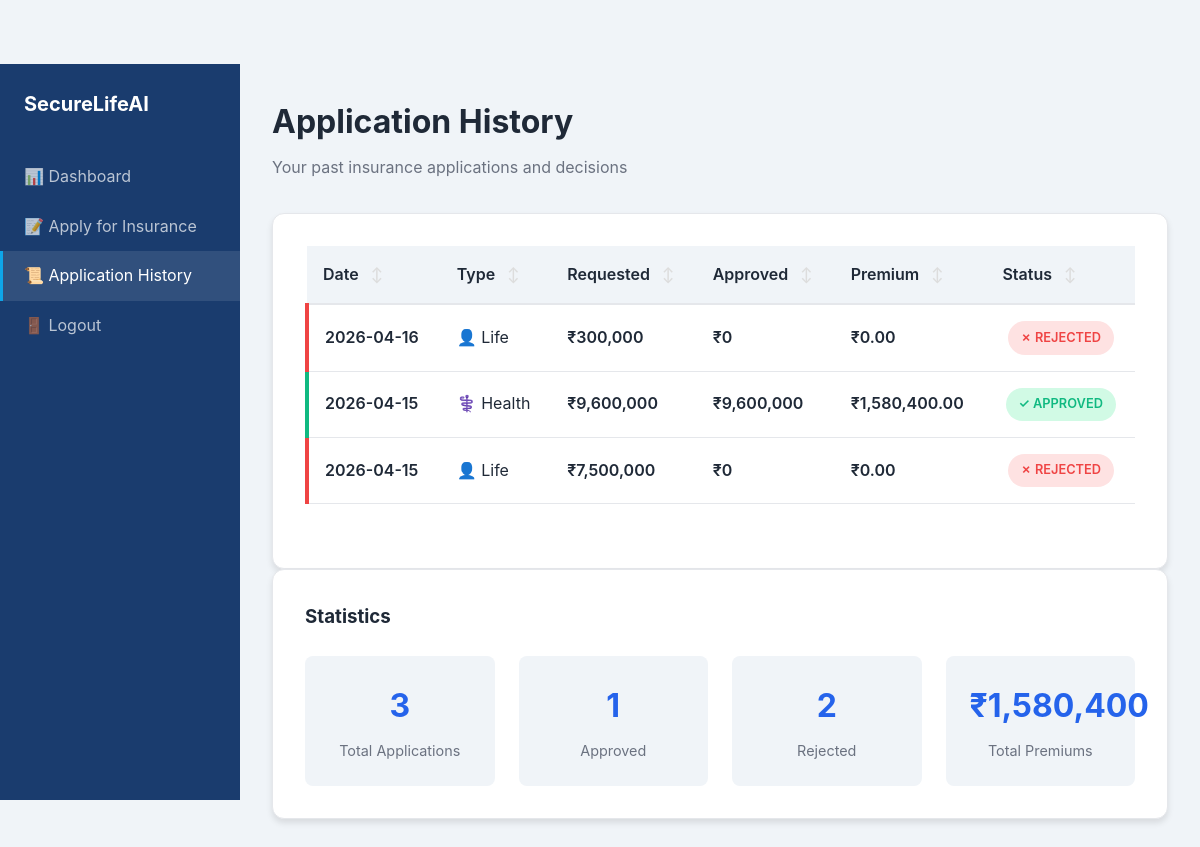
Screenshot of /history (signed in) with the database file from the repository.
### tables this page shows
CREATE TABLE applications (
            id INTEGER PRIMARY KEY AUTOINCREMENT,
            user_id INTEGER REFERENCES users(id),
            insurance_type TEXT,
            requested_amount REAL,
            approved_amount REAL,
            duration_years INTEGER,
            status TEXT,
            risk_score REAL,
            premium REAL,
            ai_explanation TEXT,
            created_at TIMESTAMP DEFAULT CURRENT_TIMESTAMP
        );

### app.py (the view)
@app.route('/history')
@login_required
def history():
    user_id = session['user_id']
    applications = get_applications(user_id)
    return render_template('history.html', applications=applications)

### app.py (called while the page is built)
def login_required(f):
    @wraps(f)
    def decorated_function(*args, **kwargs):
        if 'user_id' not in session:
            flash('Please log in first.', 'error')
            return redirect(url_for('login'))
        return f(*args, **kwargs)
    return decorated_function

### database.py (called while the page is built)
def get_db():
    conn = sqlite3.connect(DATABASE)
    conn.row_factory = sqlite3.Row
    return conn

### templates/history.html (shortened to what this page needs)
{% extends "base.html" %}
{% block content %}
<div class="dashboard-layout">
    <aside class="sidebar">
        <div class="sidebar-brand">SecureLifeAI</div>
        <nav class="sidebar-menu">
            <a href="{{ url_for('dashboard') }}" class="menu-item">
                📊 Dashboard
            </a>
            <a href="{{ url_for('apply') }}" class="menu-item">
                📝 Apply for Insurance
            </a>
            <a href="{{ url_for('history') }}" class="menu-item active">
                📜 Application History
            </a>
            <a href="{{ url_for('logout') }}" class="menu-item">
                🚪 Logout
            </a>
        </nav>
    </aside>
    <main class="main-content">
        <div class="dashboard-header">
            <h1>Application History</h1>
            <p>Your past insurance applications and decisions</p>
        </div>
        {% if applications %}
        <div class="card">
            <div class="table-container">
                <table class="history-table" id="historyTable">
                    <thead>
                        <tr>
                            <th onclick="sortTable(0)">
                                Date
                                <span class="sort-arrow">↕</span>
                            </th>
                            <th onclick="sortTable(1)">
                                Type
                                <span class="sort-arrow">↕</span>
                            </th>
                            <th onclick="sortTable(2)">
                                Requested
                                <span class="sort-arrow">↕</span>
                            </th>
                            <th onclick="sortTable(3)">
                                Approved
                                <span class="sort-arrow">↕</span>
                            </th>
                            <th onclick="sortTable(4)">
                                Premium
                                <span class="sort-arrow">↕</span>
                            </th>
                            <th onclick="sortTable(5)">
                                Status
                                <span class="sort-arrow">↕</span>
                            </th>
                        </tr>
                    </thead>
                    <tbody>
                        {% for app in applications %}
                        <tr class="history-row" data-id="{{ app['id'] }}">
                            <td class="date-cell">{{ app['created_at'][:10] }}</td>
                            <td class="type-cell">
                                {% if app['insurance_type'] == 'life' %}👤 Life
                                {% elif app['insurance_type'] == 'health' %}⚕️  Health
                                {% elif app['insurance_type'] == 'vehicle' %}🚗 Vehicle
                                {% elif app['insurance_type'] == 'property' %}🏠 Property
                                {% endif %}
                            </td>
                            <td class="amount-cell">₹{{ "{:,.0f}".format(app['requested_amount']) }}</td>
                            <td class="amount-cell">₹{{ "{:,.0f}".format(app['approved_amount']) }}</td>
                            <td class="amount-cell">₹{{ "{:,.2f}".format(app['premium']) }}</td>
                            <td class="status-cell">
                                {% if app['status'] == 'approved' %}
                                    <span class="status-pill approved">✓ Approved</span>
                                {% else %}
                                    <span class="status-pill rejected">✗ Rejected</span>
                                {% endif %}
                            </td>
                        </tr>
                        {% endfor %}
                    </tbody>
                </table>
            </div>
        </div>
        <div class="card">
            <h3>Statistics</h3>
            <div class="stats-grid">
                <div class="stat-box">
                    <span class="stat-number">{{ applications|length }}</span>
                    <span class="stat-label">Total Applications</span>
                </div>
                <div class="stat-box">
                    <span class="stat-number">{{ applications|selectattr('status', 'equalto', 'approved')|list|length }}</span>
                    <span class="stat-label">Approved</span>
                </div>
                <div class="stat-box">
                    <span class="stat-number">{{ applications|selectattr('status', 'equalto', 'rejected')|list|length }}</span>
                    <span class="stat-label">Rejected</span>
                </div>
                <div class="stat-box">
                    <span class="stat-number">₹{{ "{:,.0f}".format(applications|map(attribute='premium')|sum) }}</span>
                    <span class="stat-label">Total Premiums</span>
                </div>
            </div>
        </div>
        {% else %}
        <div class="card empty-state">
            <h2>No Applications Yet</h2>
            <p>You haven't submitted any insurance applications yet.</p>
            <a href="{{ url_for('apply') }}" class="btn btn-primary btn-large">Apply Now</a>
        </div>
        {% endif %}
    </main>
</div>
{% endblock %}

### templates/base.html (shortened to what this page needs)
<!DOCTYPE html>
<html lang="en">
<head>
    <link rel="stylesheet" href="{{ url_for('static', filename='css/style.css') }}">
</head>
<body>
    {% block content %}{% endblock %}
</body>
</html>

### static/css/style.css (style rules this page uses)
:root { --primary-dark: #1a3c6e; --primary: #2563eb; --primary-light: #3b82f6; --accent: #0ea5e9; --success: #10b981; --warning: #f59e0b; --danger: #ef4444; --bg-light: #f0f4f8; --bg-white: #ffffff; --text-dark: #1f2937; --text-gray: #6b7280; --border: #e5e7eb; --shadow: 0 4px 6px rgba(0, 0, 0, 0.1); --shadow-lg: 0 10px 15px rgba(0, 0, 0, 0.1); }
* { margin: 0; padding: 0; box-sizing: border-box; }
html { scroll-behavior: smooth; }
body { font-family: 'Inter', -apple-system, BlinkMacSystemFont, 'Segoe UI', sans-serif; background: var(--bg-light); color: var(--text-dark); line-height: 1.6; }
a { color: var(--primary); text-decoration: none; }
body { padding-top: 64px; }
.card { background: var(--bg-white); border: 1px solid var(--border); border-radius: 12px; padding: 2rem; box-shadow: var(--shadow); transition: all 0.3s; }
.card h3 { color: var(--text-dark); margin-bottom: 1rem; }
.dashboard-layout { display: flex; min-height: 100vh; }
.sidebar { position: fixed; left: 0; top: 64px; width: 240px; height: calc(100vh - 64px); background: var(--primary-dark); color: white; padding: 1.5rem 0; overflow-y: auto; z-index: 50; transition: transform 0.3s; }
.sidebar-brand { font-weight: 700; font-size: 1.25rem; padding: 0 1.5rem; margin-bottom: 2rem; }
.sidebar-menu { display: flex; flex-direction: column; }
.menu-item { display: block; padding: 0.75rem 1.5rem; color: rgba(255, 255, 255, 0.7); cursor: pointer; transition: all 0.3s; text-decoration: none; }
.menu-item:hover, .menu-item.active { background: rgba(255, 255, 255, 0.1); color: white; border-left: 3px solid var(--accent); padding-left: calc(1.5rem - 3px); }
.main-content { margin-left: 240px; flex: 1; padding: 2rem; }
.dashboard-header { margin-bottom: 2rem; }
.dashboard-header h1 { font-size: 2rem; color: var(--text-dark); margin-bottom: 0.5rem; }
.dashboard-header p { color: var(--text-gray); }
.status-pill { display: inline-block; padding: 0.4rem 0.8rem; border-radius: 20px; font-weight: 600; font-size: 0.8rem; text-transform: uppercase; }
.status-pill.approved { background: #d1fae5; color: var(--success); }
.status-pill.rejected { background: #fee2e2; color: var(--danger); }
.table-container { overflow-x: auto; }
.history-table { width: 100%; border-collapse: collapse; margin-bottom: 2rem; }
.history-table thead { background: var(--bg-light); border-bottom: 2px solid var(--border); }
.history-table th { padding: 1rem; text-align: left; font-weight: 600; color: var(--text-dark); cursor: pointer; user-select: none; }
.sort-arrow { margin-left: 0.5rem; color: #ddd; font-size: 0.9rem; }
.history-table td { padding: 1rem; border-bottom: 1px solid var(--border); }
.history-row { border-left: 4px solid transparent; transition: background 0.3s; }
.date-cell, .amount-cell { font-weight: 600; }
.status-cell { text-align: center; }
.stats-grid { display: grid; grid-template-columns: repeat(auto-fit, minmax(150px, 1fr)); gap: 1.5rem; margin-top: 1.5rem; }
.stat-box { background: var(--bg-light); padding: 1.5rem; border-radius: 8px; text-align: center; }
.stat-number { display: block; font-size: 2rem; font-weight: 700; color: var(--primary); margin-bottom: 0.5rem; }
.stat-label { display: block; color: var(--text-gray); font-size: 0.9rem; }

### rows the page displays
applications: created_at "2026-04-16", insurance_type "👤 Life", requested_amount "300,000", approved_amount "0", premium "0.00", status "✗ REJECTED"
applications: created_at "2026-04-15", insurance_type "⚕️ Health", requested_amount "9,600,000", approved_amount "9,600,000", premium "1,580,400.00", status "✓ APPROVED"
applications: created_at "2026-04-15", insurance_type "👤 Life", requested_amount "7,500,000", approved_amount "0", premium "0.00", status "✗ REJECTED"

### other values shown
{{ applications|length }} "3"
{{ applications|selectattr('status', 'equalto', 'approved')|list|length }} "1"
{{ applications|selectattr('status', 'equalto', 'rejected')|list|length }} "2"
{{ "{:,.0f}".format(applications|map(attribute='premium')|sum) }} "1,580,400"
